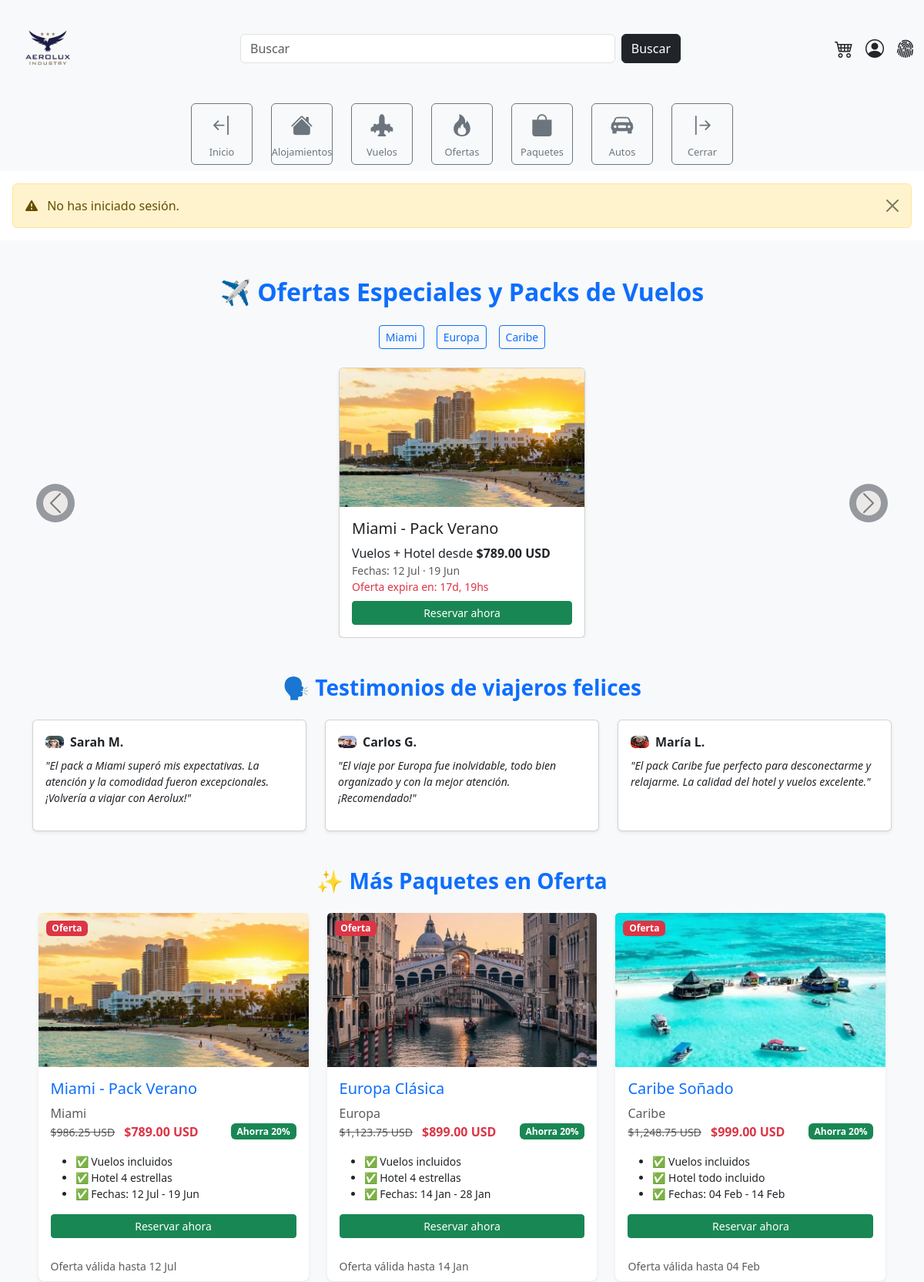
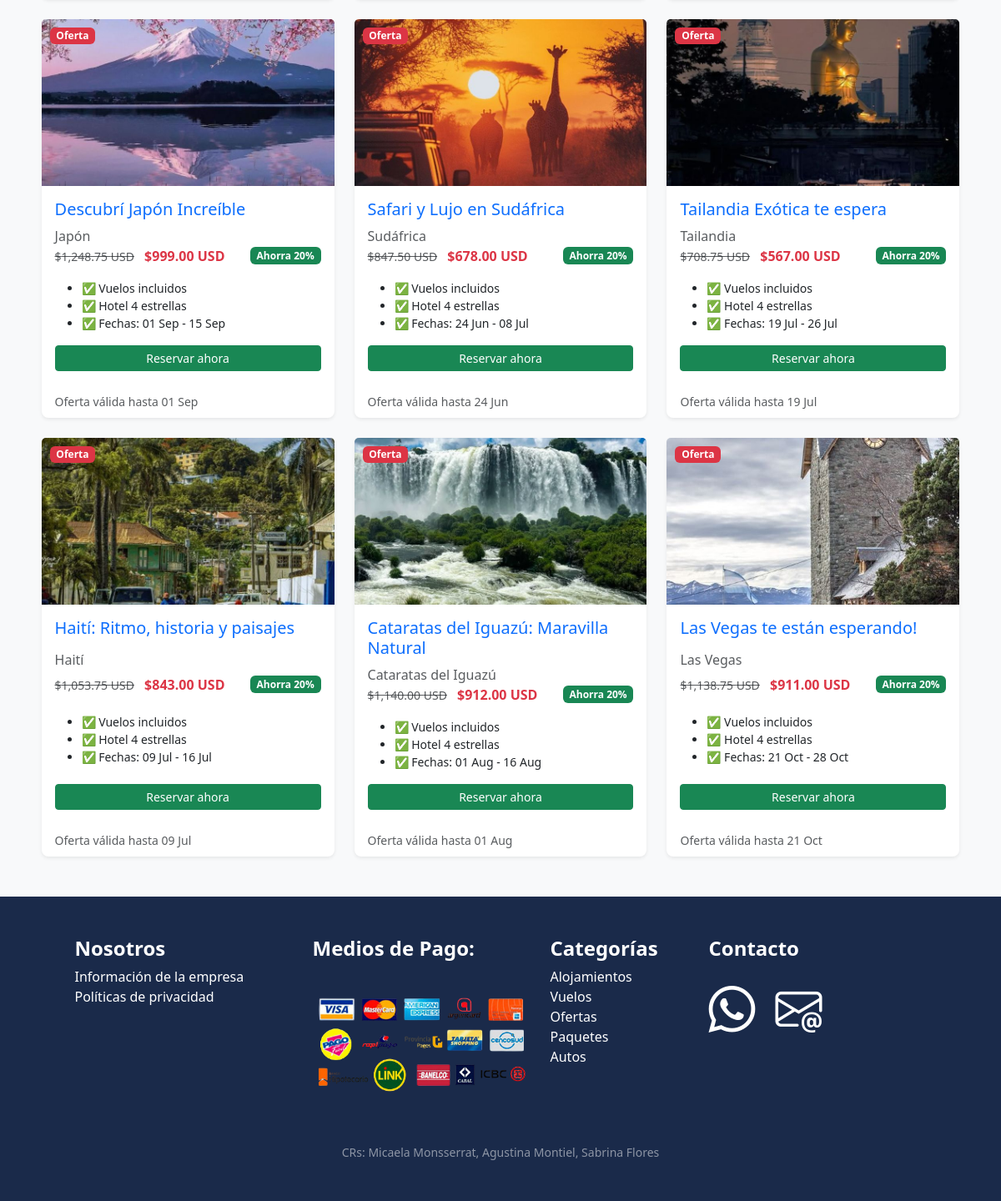
The page /menu/ofertas.php on the database its author committed (2 pictures, top to bottom).
### tables this page shows
CREATE TABLE `paquetes` (
  `id_paquete` int NOT NULL,
  `nombre_paquete` varchar(100) NOT NULL,
  `descripcion` text,
  `destino` varchar(100) NOT NULL,
  `fecha_salida` date NOT NULL,
  `fecha_regreso` date DEFAULT NULL,
  `precio` decimal(10,2) NOT NULL,
  `en_oferta` tinyint(1) DEFAULT NULL,
  `imagen` varchar(255) DEFAULT NULL
);

### menu/ofertas.php (the view, shortened to what this page needs)
<?php
include('../estructura/cabecera.php');
include('../config/conexion.php');
try {
    $query = "SELECT * FROM paquetes WHERE en_oferta = 1";
    $stmt = $pdo->prepare($query);
    $stmt->execute();
    $paquetes = $stmt->fetchAll(PDO::FETCH_ASSOC);
} catch (PDOException $e) {
    echo "<div class='alert alert-danger'>Error al cargar datos: " . $e->getMessage() . "</div>";
    $paquetes = [];
}
?>
<section class="py-5 bg-light">
    <div class="container">
        <h2 class="text-center text-primary fw-bold mb-4">✈️ Ofertas Especiales y Packs de Vuelos</h2>
        <div class="mb-4 d-flex justify-content-center gap-3 flex-wrap">
            <button class="btn btn-outline-primary btn-sm filter-btn" data-filter="miami">Miami</button>
            <button class="btn btn-outline-primary btn-sm filter-btn" data-filter="europa">Europa</button>
            <button class="btn btn-outline-primary btn-sm filter-btn" data-filter="caribe">Caribe</button>
        </div>
        <?php if(count($paquetes) > 0): ?>
        <div id="offersCarousel" class="carousel slide position-relative" data-bs-ride="carousel" data-bs-interval="4000">
            <div class="carousel-inner">
                <?php foreach($paquetes as $index => $paquete):
                    $categoria = '';
                    if(stripos($paquete['destino'], 'miami') !== false) $categoria = 'miami';
                    elseif(stripos($paquete['destino'], 'europa') !== false) $categoria = 'europa';
                    elseif(stripos($paquete['destino'], 'caribe') !== false) $categoria = 'caribe';
                    $fecha_salida = date('d M', strtotime($paquete['fecha_salida']));
                    $fecha_regreso = date('d M', strtotime($paquete['fecha_regreso']));
                ?>
                <div class="carousel-item <?= $index === 0 ? 'active' : '' ?> offer-card" data-category="<?= $categoria ?>">
                    <div class="card mx-auto shadow-sm position-relative" style="max-width: 320px;">
                        <img src="../img/<?= $paquete['imagen'] ?>" class="card-img-top" alt="Oferta a <?= $paquete['destino'] ?>" style="height: 180px; object-fit: cover;">
                        <div class="card-body">
                            <h5 class="card-title"><?= htmlspecialchars($paquete['nombre_paquete']) ?></h5>
                            <p class="card-text">Vuelos + Hotel desde <strong>$<?= number_format($paquete['precio'], 2) ?> USD</strong></p>
                            <p class="small text-muted">Fechas: <?= $fecha_salida ?> · <?= $fecha_regreso ?></p>
                            <p class="small text-danger mb-2 countdown" data-deadline="<?= date('Y-m-d\TH:i:s\Z', strtotime($paquete['fecha_salida'])) ?>">
                                Oferta expira en: <span class="time">calculando...</span>
                            </p>
                            <a href="formulario_reserva.php" class="btn btn-success btn-sm w-100">Reservar ahora</a>
                        </div>
                    </div>
                </div>
                <?php endforeach; ?>
            </div>
            <button class="carousel-control-prev" type="button" data-bs-target="#offersCarousel" data-bs-slide="prev">
                <span class="carousel-control-prev-icon bg-dark rounded-circle p-2" aria-hidden="true"></span>
            </button>
            <button class="carousel-control-next" type="button" data-bs-target="#offersCarousel" data-bs-slide="next">
                <span class="carousel-control-next-icon bg-dark rounded-circle p-2" aria-hidden="true"></span>
            </button>
        </div>
        <?php else: ?>
            <div class="alert alert-info text-center">No hay ofertas disponibles actualmente.</div>
        <?php endif; ?>
        <div class="mt-5">
            <h3 class="text-center text-primary fw-bold mb-4">🗣️ Testimonios de viajeros felices</h3>
            <div class="row justify-content-center g-4">
                <div class="col-md-4">
                    <div class="card shadow-sm p-3">
                        <div class="d-flex align-items-center mb-2">
                            <img src="../img/testimonio2.jpeg" alt="testimonio" style="width:24px; height:16px;" class="me-2 rounded">
                            <strong>Sarah M.</strong>
                        </div>
                        <p class="small fst-italic">"El pack a Miami superó mis expectativas. La atención y la comodidad fueron excepcionales. ¡Volvería a viajar con Aerolux!"</p>
                    </div>
                </div>
                <div class="col-md-4">
                    <div class="card shadow-sm p-3">
                        <div class="d-flex align-items-center mb-2">
                            <img src="../img/testimonio1.jpeg" alt="testimonio" style="width:24px; height:16px;" class="me-2 rounded">
                            <strong>Carlos G.</strong>
                        </div>
                        <p class="small fst-italic">"El viaje por Europa fue inolvidable, todo bien organizado y con la mejor atención. ¡Recomendado!"</p>
                    </div>
                </div>
                <div class="col-md-4">
                    <div class="card shadow-sm p-3">
                        <div class="d-flex align-items-center mb-2">
                            <img src="../img/testimonio3.jpeg" alt="testimonio" style="width:24px; height:16px;" class="me-2 rounded">
                            <strong>María L.</strong>
                        </div>
                        <p class="small fst-italic">"El pack Caribe fue perfecto para desconectarme y relajarme. La calidad del hotel y vuelos excelente."</p>
                    </div>
                </div>
            </div>
        </div>
        <div class="mt-5">
            <h3 class="text-center text-primary fw-bold mb-4">✨ Más Paquetes en Oferta</h3>
            <div class="contenedor-ajustado">
                <div class="row row-cols-1 row-cols-md-3 g-4">
                    <?php foreach($paquetes as $paquete):
                        $fecha_salida = date('d M', strtotime($paquete['fecha_salida']));
                        $fecha_regreso = date('d M', strtotime($paquete['fecha_regreso']));
                    ?>
                    <div class="col">
                        <div class="card h-100 shadow-sm border-0 rounded-3 card-paquete">
                            <div class="position-relative">
                                <span class="badge bg-danger badge-oferta">Oferta</span>
                                <img src="../img/<?= $paquete['imagen'] ?>" class="card-img-top" alt="<?= htmlspecialchars($paquete['nombre_paquete']) ?>" style="height: 200px; object-fit: cover;">
                            </div>
                            <div class="card-body">
                                <h5 class="card-title text-primary"><?= htmlspecialchars($paquete['nombre_paquete']) ?></h5>
                                <p class="card-text text-muted"><?= htmlspecialchars($paquete['destino']) ?></p>
                                <div class="d-flex justify-content-between align-items-center mb-3">
                                    <div>
                                        <span class="text-decoration-line-through text-muted small">$<?= number_format($paquete['precio'] * 1.25, 2) ?> USD</span>
                                        <span class="text-danger fw-bold ms-2">$<?= number_format($paquete['precio'], 2) ?> USD</span>
                                    </div>
                                    <span class="badge bg-success">Ahorra 20%</span>
                                </div>
                                <ul class="small mb-3">
                                    <li>✅ Vuelos incluidos</li>
                                    <li>✅ Hotel <?= stripos($paquete['destino'], 'caribe') !== false ? 'todo incluido' : '4 estrellas' ?></li>
                                    <li>✅ Fechas: <?= $fecha_salida ?> - <?= $fecha_regreso ?></li>
                                </ul>
                                <div class="d-grid">
                                    <a href="formulario_reserva.php" class="btn btn-success btn-sm w-100">Reservar ahora</a>
                                </div>
                            </div>
                            <div class="card-footer bg-transparent border-top-0">
                                <small class="text-muted">Oferta válida hasta <?= date('d M', strtotime($paquete['fecha_salida'])) ?></small>
                            </div>
                        </div>
                    </div>
                    <?php endforeach; ?>
                </div>
            </div>
        </div>
    </div>
</section>
<?php include('../estructura/pie.php'); ?>

### css/estilos.css (style rules this page uses)
.carousel-control-prev-icon, .carousel-control-next-icon { background-size: 100% 100%; filter: invert(1); }
.carousel-control-prev, .carousel-control-next { position: absolute; top: 50%; transform: translateY(-50%); width: 50px; height: 50px; background-color: #343a40; border: none; border-radius: 50%; z-index: 1000; display: flex; align-items: center; justify-content: center; color: #fff; font-size: 1.5rem; cursor: pointer; transition: background-color 0.3s; }
.carousel-control-prev { left: 5px; }
.carousel-control-next { right: 5px; }
.card { height: 100%; display: flex; flex-direction: column; box-shadow: 0 2px 6px rgba(0, 0, 0, 0.1); }
.card-body { flex-grow: 1; display: flex; flex-direction: column; justify-content: space-between; }
.card-body p { text-align: justify; width: 100%; margin: 0; padding: 0; }

### menu/ofertas.php (style rules this page uses)
.contenedor-ajustado { padding-left: 2mm; padding-right: 2mm; }
.card-paquete { transition: transform 0.3s ease; }
.badge-oferta { position: absolute; top: 10px; left: 10px; z-index: 1; }

### rows shown on the page
paquetes: imagen (picture), nombre_paquete "Miami - Pack Verano", precio "789.00", fecha_salida "12 Jul", fecha_regreso "19 Jun", destino "Miami", $paquete['precio']*1.25 "986.25", shows "4 estrellas"
paquetes: imagen (picture), nombre_paquete "Europa Clásica", destino "Europa", $paquete['precio']*1.25 "1,123.75", precio "899.00", shows "4 estrellas", fecha_salida "14 Jan", fecha_regreso "28 Jan"
paquetes: imagen (picture), nombre_paquete "Caribe Soñado", destino "Caribe", $paquete['precio']*1.25 "1,248.75", precio "999.00", shows "todo incluido", fecha_salida "04 Feb", fecha_regreso "14 Feb"
paquetes: imagen (picture), nombre_paquete "Descubrí Japón Increíble", destino "Japón", $paquete['precio']*1.25 "1,248.75", precio "999.00", shows "4 estrellas", fecha_salida "01 Sep", fecha_regreso "15 Sep"
paquetes: imagen (picture), nombre_paquete "Safari y Lujo en Sudáfrica", destino "Sudáfrica", $paquete['precio']*1.25 "847.50", precio "678.00", shows "4 estrellas", fecha_salida "24 Jun", fecha_regreso "08 Jul"
paquetes: imagen (picture), nombre_paquete "Tailandia Exótica te espera", destino "Tailandia", $paquete['precio']*1.25 "708.75", precio "567.00", shows "4 estrellas", fecha_salida "19 Jul", fecha_regreso "26 Jul"
paquetes: imagen (picture), nombre_paquete "Haití: Ritmo, historia y paisajes", destino "Haití", $paquete['precio']*1.25 "1,053.75", precio "843.00", shows "4 estrellas", fecha_salida "09 Jul", fecha_regreso "16 Jul"
paquetes: imagen (picture), nombre_paquete "Cataratas del Iguazú: Maravilla Natural", destino "Cataratas del Iguazú", $paquete['precio']*1.25 "1,140.00", precio "912.00", shows "4 estrellas", fecha_salida "01 Aug", fecha_regreso "16 Aug"
paquetes: imagen (picture), nombre_paquete "Las Vegas te están esperando!", destino "Las Vegas", $paquete['precio']*1.25 "1,138.75", precio "911.00", shows "4 estrellas", fecha_salida "21 Oct", fecha_regreso "28 Oct"
